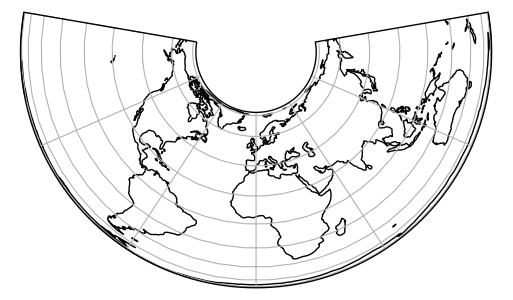

Write the Python code that produced this figure.
import matplotlib.pyplot as plt
import cartopy.crs as ccrs

plt.figure(figsize=(5.1299, 3))
ax = plt.axes(projection=ccrs.AlbersEqualArea())
ax.coastlines(resolution='110m')
ax.gridlines()
